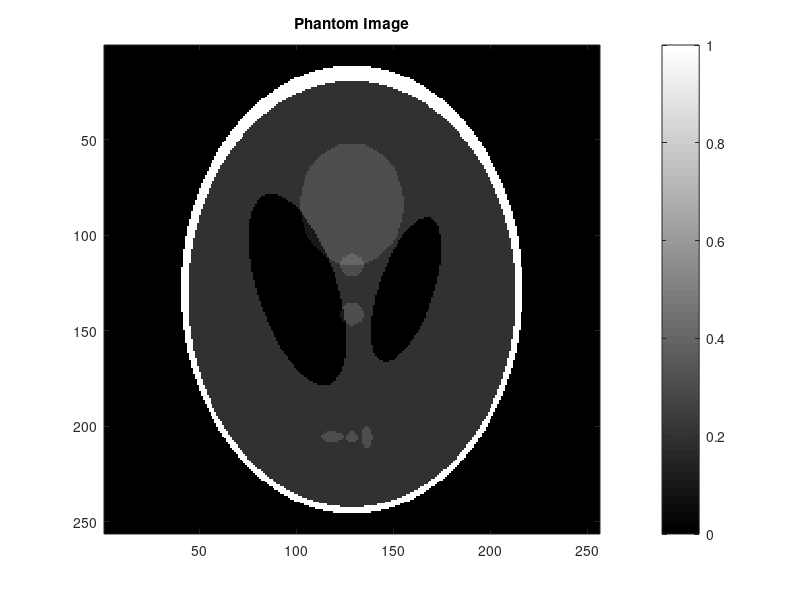
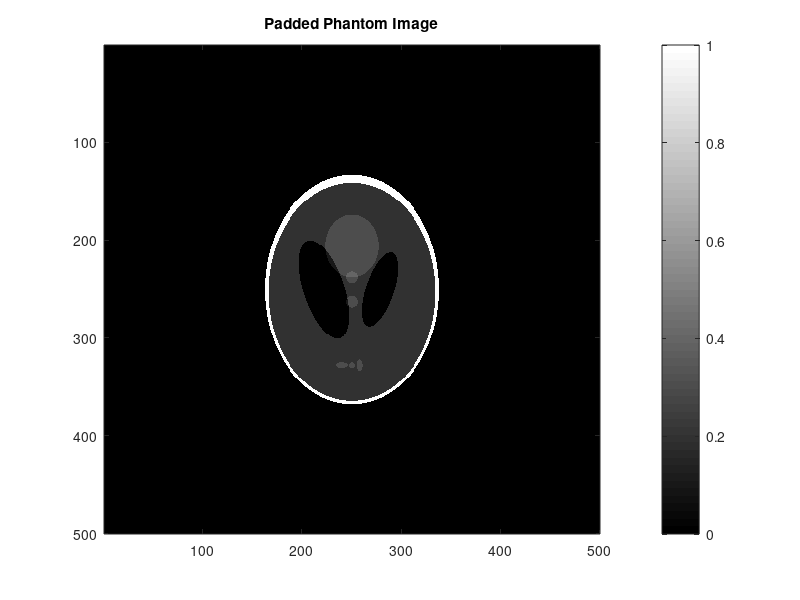

These figures' MATLAB source, in order: (Note: this script raises an error after producing the figures.)
%% Assignment 1: CT reconstruction
%% Make a phantom of size 256x256
%%
phantomSize = 256;
P = phantom(phantomSize);
%% Display Phantom image
%%
figure;
colormap('gray');
imagesc(P);
title('Phantom Image');
colorbar;
%% Set parameters
%%
numDetectorPixels = 500;  % Same as number of rays or number of parallel projections.
numReconPixels = 256;
numProjectionViews = 360;
scanningRange = 180;

increment = scanningRange/numProjectionViews;

% The thetas do not necessesarily have to be in this range.
% Just matching the angles for MATLAB's radon function.
originalThetas = 0:increment:scanningRange-increment;
thetas = originalThetas + 90;

assert(length(thetas) == numProjectionViews,...
    'Incorrect implementation of thetas! Watch your indexing!');
assert(numDetectorPixels >= numReconPixels,...
    'The reconstruction image cannot have a higher resolution than detector!');
%% Zero-pad Phantom Image
% Pad the image with zeros so that we don't lose anything when we rotate.
% 
% Padding assumes an even number of image (phantom) and detector pixels.

padsize = floor((numDetectorPixels - phantomSize) / 2);
paddedPhantom = padarray(P, [padsize, padsize], 0, 'both');

figure;
colormap('gray');
imagesc(paddedPhantom);
title('Padded Phantom Image');
colorbar;
%% Shift Phantom Image
%%
shift = [0, 0];  % Number of pixels to shift. Shift to bottom right by 'shift' pixels.
phantomImage = imtranslate(paddedPhantom, shift);

figure;
colormap('gray');
imagesc(phantomImage);
title('Shifted Phantom Image');
colorbar;
%% Projection
% Implement the Radon Transform using the imrotate function.

sinogram = zeros(numDetectorPixels, numProjectionViews);
for projection=1:numProjectionViews
    % Direction of theta may be opposite depending on which system one is using.
    rotated = imrotate(phantomImage, -thetas(projection), 'bilinear', 'crop');
    sinogram(:, projection) = sum(rotated, 2);
end

assert(isequal(size(sinogram), [numDetectorPixels, numProjectionViews]),...
    'Inaccurate output size.');
%% Display Sinogram
% The value labels on the axes of this image are different from those on the 
% next sinogram.
% 
% Don't worry if they are different.

figure;
colormap('gray');
imshow(sinogram, [], 'Xdata', thetas, 'InitialMagnification', 'fit');
title('Sinogram of my projection');
colorbar;
%% MATLAB native radon function.
% See <https://www.mathworks.com/help/images/reconstructing-an-image-from-projection-data.html 
% here> for the example of how to use the radon transform and inverse radon transform 
% in MATLAB.
% 
% See <https://www.mathworks.com/help/images/radon-transform.html here> for 
% information on the radon transform.
% 
% P.S. MATLAB's radon function has no variable for the number of detector 
% pixels. This can be solved by cropping the resulting image from the radon function.

[R, xp] = radon(phantomImage, originalThetas);

figure;
colormap('gray');
imshow(R, [], 'Xdata', originalThetas, 'Ydata', xp, 'InitialMagnification', 'fit');
title('Sinogram of MATLAB radon projection');
iptsetpref('ImshowAxesVisible', 'on');
xlabel('\theta (degrees)');
ylabel('x''');
colorbar;
%% Display sinogram difference image
% Difference Image between the implemented projection and MATLAB's radon function.

prePad = floor((norm(size(phantomImage)) - numDetectorPixels) / 2) + 2;
postPad = ceil((norm(size(phantomImage)) - numDetectorPixels) / 2) + 2;

paddedSinogram = padarray(sinogram, prePad, 0, 'pre');
paddedSinogram = padarray(paddedSinogram, postPad, 0, 'post');
DiffSinogram = paddedSinogram - R;

figure;
colormap('gray');
imshow(DiffSinogram, [], 'Xdata', originalThetas, 'Ydata', xp, 'InitialMagnification', 'fit');
title('Sinogram Difference Image');
iptsetpref('ImshowAxesVisible', 'on')
xlabel('\theta (degrees)');
ylabel('x''');
colorbar;
%% Filtering
% The Ram-Lak filter, a.k.a. the Ramp filter, simply uses the absolute value 
% of the frequency as the filter. 

rampFilter = 0:numDetectorPixels-1;  % Take out the last value.
rampFilter = rampFilter - floor(numDetectorPixels/2);
rampFilter = abs(rampFilter)' / (numDetectorPixels/2);  % Rescale the ramp filter to abs(-1 ~ 1).
repRampFilter = repmat(rampFilter, 1, numProjectionViews);  % Expand the ramp filter for element-wise multiplication.

assert(isequal(size(repRampFilter), size(sinogram)), 'Please check Ramp filter size.');
assert(isequal(rampFilter, repRampFilter(:, 1)), 'Something went wrong. Try repmat.');

minimal = 0 <= min(repRampFilter, [], 'all');
maximal = max(repRampFilter, [], 'all') <= 1;
assert((minimal & maximal), 'The filter should be scaled between 0~1.')

% Don't forget to use fftshift and ifftshift!
filteredProfile = repRampFilter .* ifftshift(fft(fftshift(sinogram), [], 1));  % FFT along dim 1.
filteredProjection = ifftshift(ifft(fftshift(filteredProfile), [], 1));  % IFFT back to spatial domain.
filteredProjection = real(filteredProjection);
%% Show filtered sinogram
%%
figure;
imagesc(filteredProjection);
colormap('gray');
colorbar;
%% Backprojection
% Implementing backprojection using imrotate.
% 
% See <https://www.mathworks.com/help/images/the-inverse-radon-transformation.html 
% here> for a simple explanation of backprojection.

scalingFactor = scanningRange .* 2 .* pi / (increment .* 10);
backProjectedImage = zeros(numDetectorPixels, numDetectorPixels);

for projection=1:numProjectionViews    
    temp = repmat(filteredProjection(:, projection), 1, numDetectorPixels) / scalingFactor;    
    temp = imrotate(temp, thetas(projection), 'bilinear', 'crop');
    backProjectedImage = backProjectedImage + temp;
end

assert(isequal(size(backProjectedImage), [numDetectorPixels, numDetectorPixels]),...
    'Backprojected image has incorrect size. Do not fit to reconstruction image size yet.');
figure;
colormap('gray');
imagesc(backProjectedImage);
title('Reconstructed Image');
colorbar;
%% Crop and display Backprojected image
% Cropping to fit the number of pixels in the reconstruction image. 
% 
% This code assumes an even number of detector and reconstruction pixel number.

top = floor((numDetectorPixels-numReconPixels)/2) + 1;
left = floor((numDetectorPixels-numReconPixels)/2) + 1;

reconstructedImage = imcrop(backProjectedImage, [left, top, numReconPixels - 1, numReconPixels - 1]);

assert(isequal(size(reconstructedImage), [numReconPixels, numReconPixels]),...
    'Reconstruction image has incorrect size. Check indexing.');

figure;
imagesc(reconstructedImage);
title('Cropped Reconstructed Image');
colormap('gray');
colorbar;
%% Reconstruction Difference Image
% Checking difference from phantom image.

croppedPhantom = imcrop(phantomImage, [left, top, numReconPixels-1, numReconPixels-1]);
myDelta = reconstructedImage - croppedPhantom;

figure;
colormap('gray');
imagesc(myDelta);
title('Delta of cropped reconstructed image');
colorbar;
%% MATLAB native iradon function
%%
paddedInverseRadon = iradon(R, originalThetas, 'linear', 'Ram-Lak', 1, numReconPixels);
figure;
imagesc(paddedInverseRadon);
title('MATLAB reconstruction')
colormap('gray');
colorbar;
%% MATLAB delta
% Display difference image for MATLAB radon-iradon with original phantom.

matlabDelta = paddedInverseRadon - croppedPhantom;

figure;
imagesc(matlabDelta);
title('Delta of MATLAB reconstruction');
colormap('gray');
colorbar;
%% Display all results
%%
figure;
colormap('gray');

subplot(2, 3, 1);
imagesc(croppedPhantom);
colorbar;
title('Cropped Original Phantom Image');

subplot(2, 3, 2);
imagesc(reconstructedImage);
colorbar;
title('My reconstruction');

subplot(2, 3, 3);
imagesc(paddedInverseRadon);
colorbar;
title('MATLAB reconstruction');

subplot(2, 3, 4);
imagesc(myDelta);
colorbar;
title('Delta for My reconstruction and Phantom');


subplot(2, 3, 5);
imagesc(matlabDelta);
colorbar;
title('Delta for MATLAB reconstruction and Phantom');


subplot(2, 3, 6);
imagesc(reconstructedImage - paddedInverseRadon);
colorbar;
title('Delta between My reconstruction and MATLAB reconstruction');